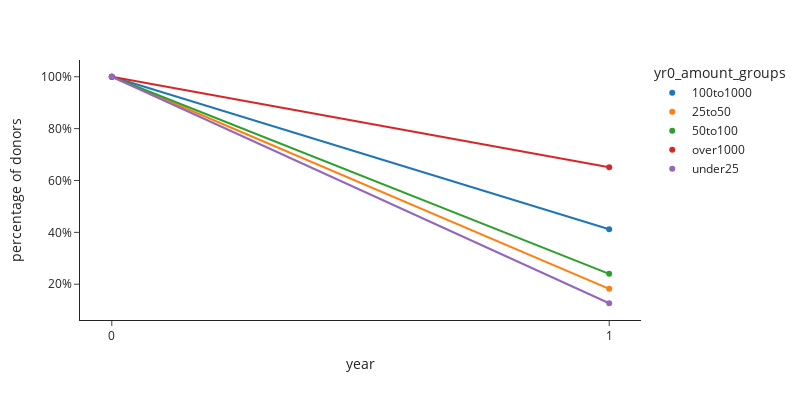

Here is the notebook cell this chart was saved with:
### Code cell
fig = px.scatter(df1a.query('cohort=="cohort13"'), x='year', y='percentage of donors',
             color="yr0_amount_groups", 
                 trendline='ols',
         #   title="Top 3 Donation Amounts (average of all 5 cohorts)",
             hover_data={'percentage of donors':':.1%',
                         'year':False
                        },
                 template='simple_white',
                 width=800, height=400
            )
fig.update_xaxes(type='category')
fig.layout.yaxis.tickformat = ',.0%' 

fig.show()

### Figure 1 — Plotly figure (JSON) as saved in the notebook; plotly's stock layout.template omitted (floating-point values rounded to 4 significant figures)
{"data": [{"customdata": [[1, 0], [0.4121, 1]], "hovertemplate": "yr0_amount_groups=100to1000<br>percentage of donors=%{customdata[0]:.1%}<extra></extra>", "legendgroup": "100to1000", "marker": {"color": "#1F77B4", "symbol": "circle"}, "mode": "markers", "name": "100to1000", "orientation": "v", "showlegend": true, "type": "scatter", "x": [0, 1], "xaxis": "x", "y": [1, 0.4121], "yaxis": "y"}, {"hovertemplate": "<b>OLS trendline</b><br>percentage of donors = -0.587932 * year + 1<br>R<sup>2</sup>=1.000000<br><br>yr0_amount_groups=100to1000<br>percentage of donors=%{y:.1%} <b>(trend)</b><extra></extra>", "legendgroup": "100to1000", "marker": {"color": "#1F77B4", "symbol": "circle"}, "mode": "lines", "name": "100to1000", "showlegend": false, "type": "scatter", "x": [0, 1], "xaxis": "x", "y": [1.0, 0.4121], "yaxis": "y"}, {"customdata": [[1, 0], [0.1822, 1]], "hovertemplate": "yr0_amount_groups=25to50<br>percentage of donors=%{customdata[0]:.1%}<extra></extra>", "legendgroup": "25to50", "marker": {"color": "#FF7F0E", "symbol": "circle"}, "mode": "markers", "name": "25to50", "orientation": "v", "showlegend": true, "type": "scatter", "x": [0, 1], "xaxis": "x", "y": [1, 0.1822], "yaxis": "y"}, {"hovertemplate": "<b>OLS trendline</b><br>percentage of donors = -0.817807 * year + 1<br>R<sup>2</sup>=1.000000<br><br>yr0_amount_groups=25to50<br>percentage of donors=%{y:.1%} <b>(trend)</b><extra></extra>", "legendgroup": "25to50", "marker": {"color": "#FF7F0E", "symbol": "circle"}, "mode": "lines", "name": "25to50", "showlegend": false, "type": "scatter", "x": [0, 1], "xaxis": "x", "y": [1.0, 0.1822], "yaxis": "y"}, {"customdata": [[1, 0], [0.24, 1]], "hovertemplate": "yr0_amount_groups=50to100<br>percentage of donors=%{customdata[0]:.1%}<extra></extra>", "legendgroup": "50to100", "marker": {"color": "#2CA02C", "symbol": "circle"}, "mode": "markers", "name": "50to100", "orientation": "v", "showlegend": true, "type": "scatter", "x": [0, 1], "xaxis": "x", "y": [1, 0.24], "yaxis": "y"}, {"hovertemplate": "<b>OLS trendline</b><br>percentage of donors = -0.759966 * year + 1<br>R<sup>2</sup>=1.000000<br><br>yr0_amount_groups=50to100<br>percentage of donors=%{y:.1%} <b>(trend)</b><extra></extra>", "legendgroup": "50to100", "marker": {"color": "#2CA02C", "symbol": "circle"}, "mode": "lines", "name": "50to100", "showlegend": false, "type": "scatter", "x": [0, 1], "xaxis": "x", "y": [1.0, 0.24], "yaxis": "y"}, {"customdata": [[1, 0], [0.6506, 1]], "hovertemplate": "yr0_amount_groups=over1000<br>percentage of donors=%{customdata[0]:.1%}<extra></extra>", "legendgroup": "over1000", "marker": {"color": "#D62728", "symbol": "circle"}, "mode": "markers", "name": "over1000", "orientation": "v", "showlegend": true, "type": "scatter", "x": [0, 1], "xaxis": "x", "y": [1, 0.6506], "yaxis": "y"}, {"hovertemplate": "<b>OLS trendline</b><br>percentage of donors = -0.349354 * year + 1<br>R<sup>2</sup>=1.000000<br><br>yr0_amount_groups=over1000<br>percentage of donors=%{y:.1%} <b>(trend)</b><extra></extra>", "legendgroup": "over1000", "marker": {"color": "#D62728", "symbol": "circle"}, "mode": "lines", "name": "over1000", "showlegend": false, "type": "scatter", "x": [0, 1], "xaxis": "x", "y": [1.0, 0.6506], "yaxis": "y"}, {"customdata": [[1, 0], [0.1266, 1]], "hovertemplate": "yr0_amount_groups=under25<br>percentage of donors=%{customdata[0]:.1%}<extra></extra>", "legendgroup": "under25", "marker": {"color": "#9467BD", "symbol": "circle"}, "mode": "markers", "name": "under25", "orientation": "v", "showlegend": true, "type": "scatter", "x": [0, 1], "xaxis": "x", "y": [1, 0.1266], "yaxis": "y"}, {"hovertemplate": "<b>OLS trendline</b><br>percentage of donors = -0.873364 * year + 1<br>R<sup>2</sup>=1.000000<br><br>yr0_amount_groups=under25<br>percentage of donors=%{y:.1%} <b>(trend)</b><extra></extra>", "legendgroup": "under25", "marker": {"color": "#9467BD", "symbol": "circle"}, "mode": "lines", "name": "under25", "showlegend": false, "type": "scatter", "x": [0, 1], "xaxis": "x", "y": [1.0, 0.1266], "yaxis": "y"}], "layout": {"height": 400, "legend": {"title": {"text": "yr0_amount_groups"}, "tracegroupgap": 0}, "margin": {"t": 60}, "width": 800, "xaxis": {"anchor": "y", "domain": [0, 1], "title": {"text": "year"}, "type": "category"}, "yaxis": {"anchor": "x", "domain": [0, 1], "tickformat": ",.0%", "title": {"text": "percentage of donors"}}}}
